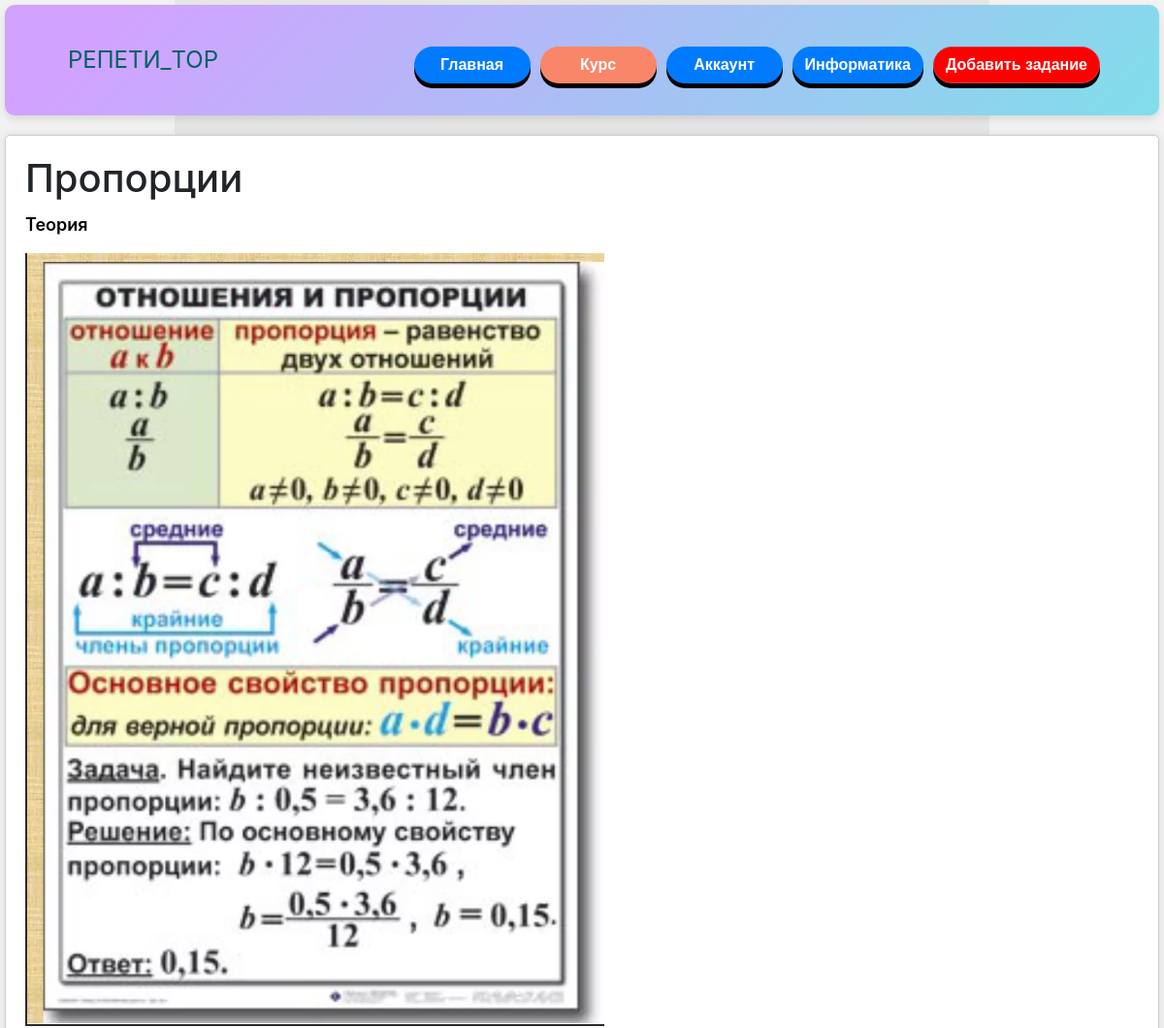
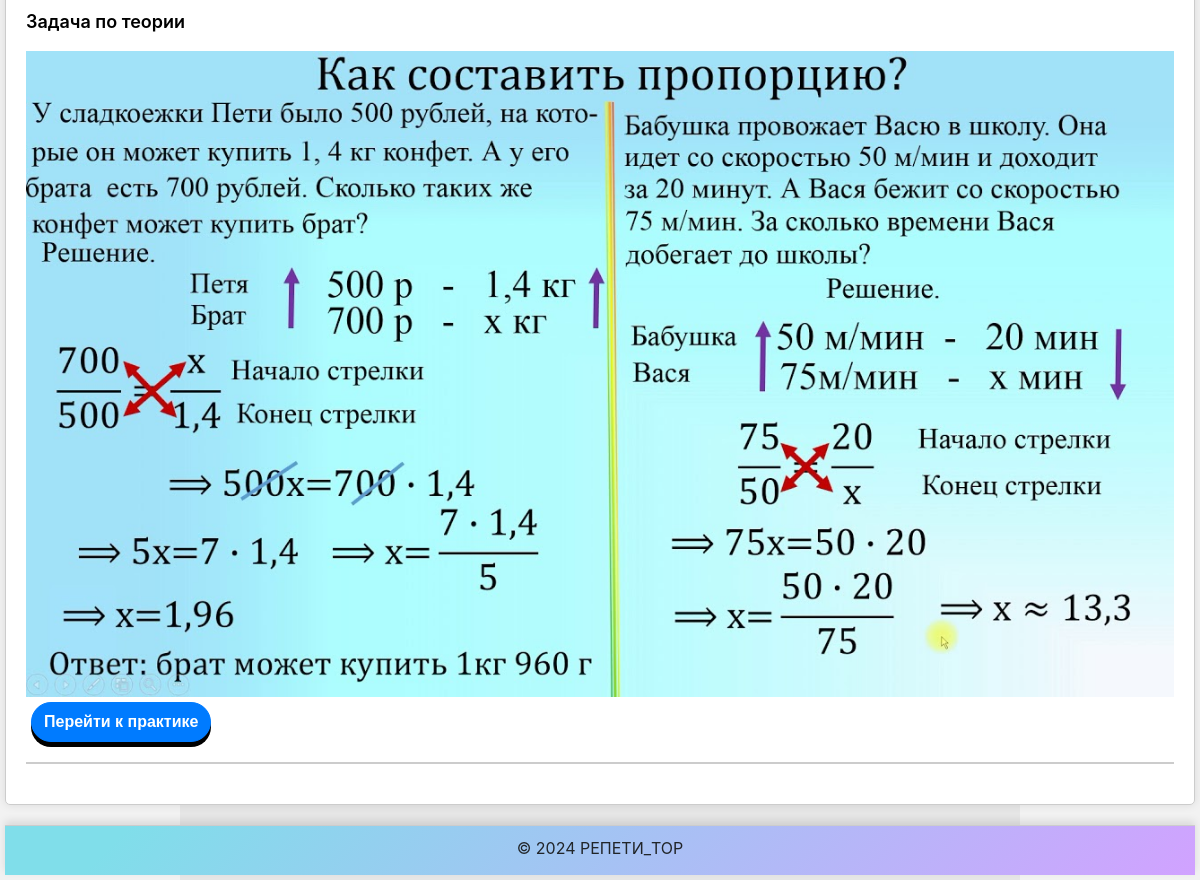
Screenshot of /tasks/12/ (signed in) with the database file from the repository (2 pictures, top to bottom).
### tasks/models.py (models this page shows, shortened)
class Course(models.Model):
    title = models.CharField(max_length=200)
    required_status = models.ForeignKey(Status, on_delete=models.CASCADE, related_name='courses', null=True, blank=True)
    grade = models.CharField(max_length=10, default='6class')

class Task(models.Model):
    course = models.ForeignKey(Course, related_name='tasks', on_delete=models.CASCADE)
    description = models.TextField(blank=True, null=True)
    correct_answer = models.CharField(max_length=200, blank=True, null=True)
    image = models.ImageField(upload_to='task_images/', blank=True, null=True)
    video = models.FileField(upload_to='task_videos/', blank=True, null=True)
    is_theory = models.BooleanField(default=False)
    expl = models.TextField(blank=True, null=True)
    expl_img = models.ImageField(upload_to='task_images/', blank=True, null=True)
    expl_video = models.FileField(upload_to='task_videos/', blank=True, null=True)
    file = models.FileField(upload_to='task_videos/', blank=True, null=True)
    file_link_text = models.CharField(max_length=255, blank=True, null=True)

### tasks/views.py (the view, shortened to what this page needs)
# urls.py: path('<int:course_id>/', views.task_detail, name='task_detail'),
@login_required
def task_detail(request, course_id):
    course = get_object_or_404(Course, id=course_id)
    theoretical_tasks = course.tasks.filter(is_theory=True)
    practical_tasks = course.tasks.filter(is_theory=False)
    user_statuses = request.user.profile.statuses.all()
    course_access = {course: course.required_status in user_statuses}
    has_advanced_access = user_statuses.filter(name='advanced').exists()
    has_premium_access = user_statuses.filter(name='premium').exists()
    has_gold_access = user_statuses.filter(name='gold').exists()
    has_platinum_access = user_statuses.filter(name='platinum').exists()
    return render(request, 'tasks/task_detail.html', {
        'course': course,
        'theoretical_tasks': theoretical_tasks,
        'practical_tasks': practical_tasks,
        'course_access': course_access,
        'has_advanced_access': has_advanced_access,
        'has_premium_access': has_premium_access,
        'has_gold_access': has_gold_access,
        'has_platinum_access': has_platinum_access,
        'show_practical_tasks': 'proceed_to_practice' in request.POST,
    })

### tasks/templates/tasks/task_detail.html (shortened to what this page needs)
{% load static %}
<!DOCTYPE html>
<html lang="en">
<head>
    <link rel="stylesheet" href="https://maxcdn.bootstrapcdn.com/bootstrap/4.5.2/css/bootstrap.min.css">
    <link rel="stylesheet" type="text/css" href="{% static 'styles.css' %}">
</head>
<body>
    <div class="flex-container">
        <header class="animated-header">
            <div class="container flex-header">
                <div class="logo">
                    <a class="navbar-brand">РЕПЕТИ_TOP</a>
                </div>
                <nav class="navbar navbar-expand-md">
                    <div class="collapse navbar-collapse" id="navbarNav">
                        <ul class="navbar-nav ml-auto">
                            <li class="nav-item"><a href="{% url 'home' %}" class="btn btn-primary">Главная</a></li>
                            {% if user.is_authenticated %}
                            <li class="nav-item"><a href="{% url 'course_list' %}" class="btn btn-course">Курс</a></li>
                            <li class="nav-item"><a href="{% url 'account' %}" class="btn btn-primary">Аккаунт</a></li>
                            <li class="nav-item"><a href="{% url 'computer_science_tasks' %}" class="btn btn-primary">Информатика</a></li>
                            {% else %}
                            <li class="nav-item"><a href="{% url 'login' %}" class="btn btn-primary">Вход</a></li>
                            <li class="nav-item"><a href="{% url 'register' %}" class="btn btn-primary">Регистрация</a></li>
                            {% endif %}
                            {% if user.is_superuser %}
                            <li class="nav-item"><a href="{% url 'add_task' %}" class="btn btn-danger">Добавить задание</a></li>
                            {% endif %}
                        </ul>
                    </div>
                </nav>
            </div>
        </header>
        {% if course.grade == "6class" and has_platinum_access or course.grade == "7class" and has_gold_access or course.grade == "8class" and has_premium_access or course.grade == "9class" and has_advanced_access %}
		<aside>
            <div class="name-variant">
                <h1>{{ course.title }}</h1>
            </div>
            <form method="post">
                {% if theoretical_tasks and not show_practical_tasks %}
                    {% for task in theoretical_tasks %}
                        <div class="flex-task">
                            <div class="description">
                                <p>{{ task.description }}</p>
                            </div>
                            {% if task.image %}
                                <div class="image-view">
                                    <img src="{{ task.image.url }}" alt="Task Image" class="task-image">
                                </div>
                            {% endif %}
                        </div>
                    {% endfor %}
                    {% if practical_tasks %}<button type="submit" name="proceed_to_practice" class="btn btn-primary">Перейти к практике</button>
                    {% endif %}
                {% endif %}
            </form>
            <div class="separator"></div>
        </aside>
		{% endif %}
        <footer class="animated-footer">
            &copy; 2024 РЕПЕТИ_TOP
        </footer>
    </div>
</body>
</html>

### static/styles.css (style rules this page uses)
html, body { height: 100%; margin: 0; }
button { min-width: 120px; border-radius: 15px; min-height: 40px; background-color: aqua; align-content: center; }
.logo { display: flex; justify-content: center; }
.flex-header { display: flex; justify-content: space-between; width: 100%; height: 100%; }
.animated-header { background-color: #d1a2ff; background-image: linear-gradient(135deg, #d1a2ff 10%, #80DEEA 100%); border-radius: 10px; width: 100%; min-height: 80px; margin-bottom: 20px; padding: 20px; box-shadow: 0 4px 8px rgba(0, 0, 0, 0.1); transition: background-color 0.3s ease-in-out; }
.navbar-brand { padding-left: 25px; text-align: center; min-height: 50px; min-width: 100px; align-content: center; color: #006064; font-size: 24px; }
.flex-container { display: flex; flex-direction: column; min-height: 100vh; align-items: center; padding: 5px; }
footer.animated-footer { text-align: center; min-height: 50px; width: 100%; background-color: #d1a2ff; background-image: linear-gradient(135deg, #80DEEA 10%, #d1a2ff 100%); border-top: 1px solid #ccc; padding: 10px 0; box-shadow: 0 -4px 8px rgba(0, 0, 0, 0.1); transition: background-color 0.3s ease-in-out; margin-top: auto; }
ul { display: flex; flex-direction: row; flex-wrap: wrap; }
li { list-style: none; }
.btn-primary, .btn-danger, .btn-course { min-width: 120px; transition: all 0.3s cubic-bezier(.215,.61,.355,1); margin: 5px; color: white; display: flex; justify-content: center; align-items: center; box-shadow: 0 5px #000; border-radius: 50px; font-family: 'Poppins', sans-serif; font-weight: bold; }
.btn-primary { background-color: #007bff; }
.btn-danger { background-color: red; }
.btn-course { background-color: #fa8669; }
aside p { font-weight: 600; font-size: 18px; line-height: 1.5; color: #000000; margin-top: 10px; text-align: justify; }
.navbar-collapse { transition: height 0.3s ease; overflow: hidden; }
.navbar-nav { flex-direction: column; text-align: center; }
.navbar-nav .nav-item { margin-top: 10px; }
.separator { width: 100%; height: 2px; background-color: #ccc; margin: 20px 0; }
aside { flex: 1; width: 100%; max-width: 1200px; padding: 20px; background-color: #ffffff; border: 1px solid #ccc; border-radius: 5px; box-shadow: 0 0 10px rgba(0, 0, 0, 0.1); margin-bottom: 20px; }
.task-image { max-width: 100%; height: auto; }
@media (min-width:1024px) { li { text-align: left; } }

### rows the page displays
Course: title "Пропорции"
Task: description "Теория", image (picture)
Task: description "Задача по теории", image (picture)
